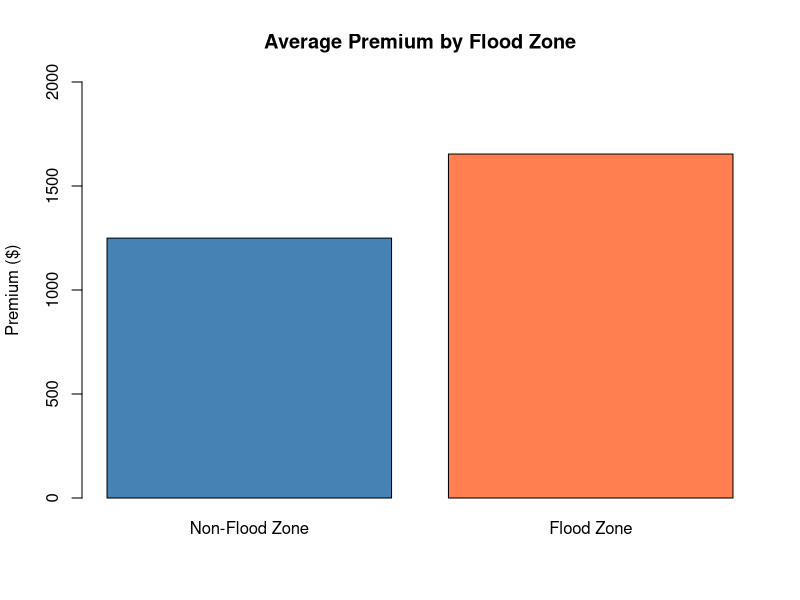
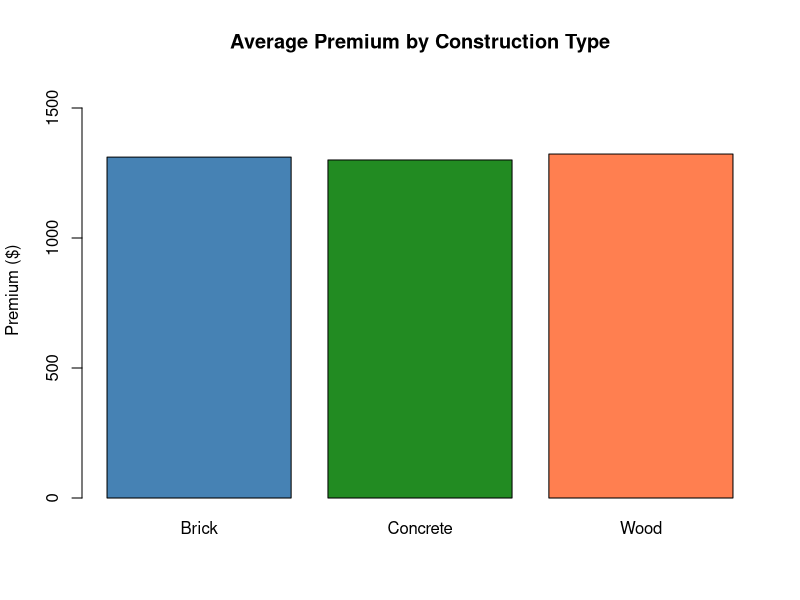
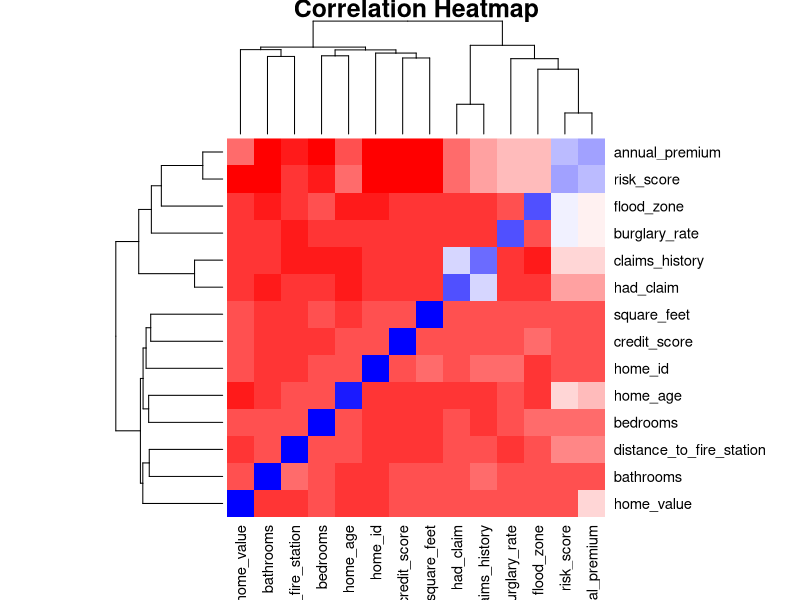
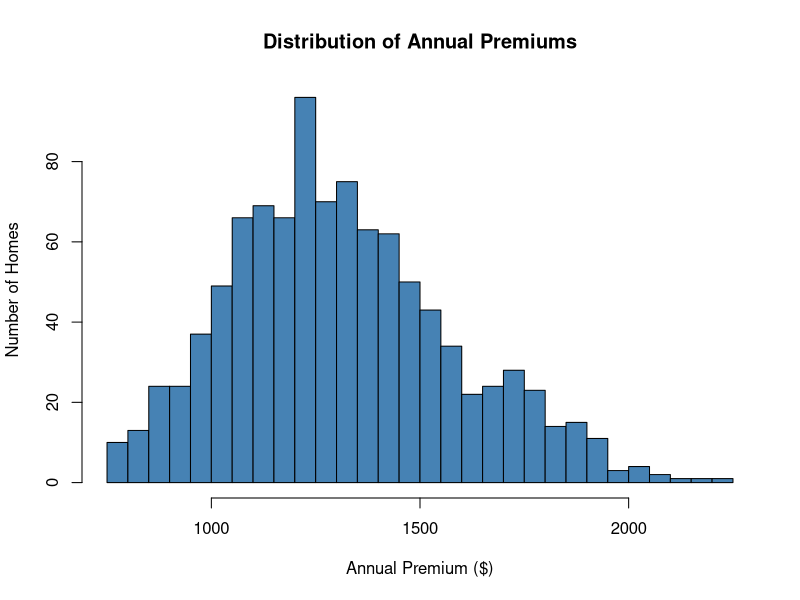
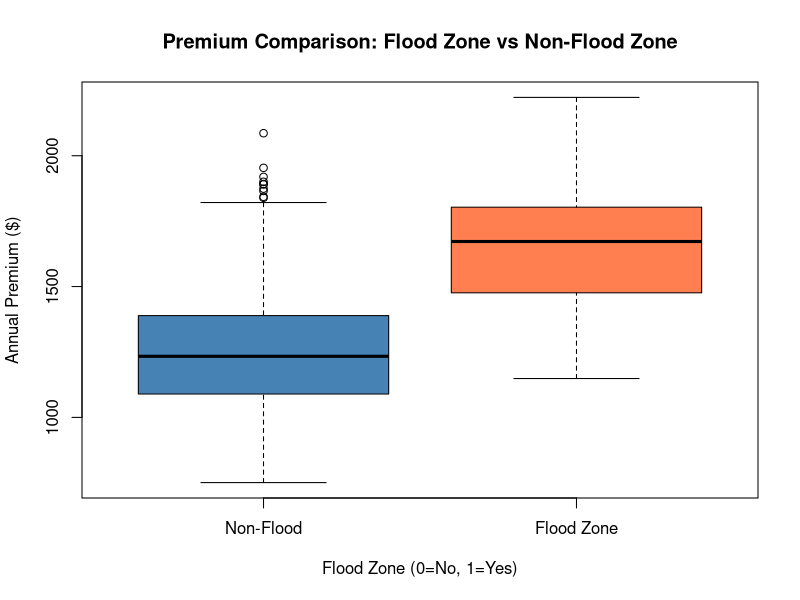
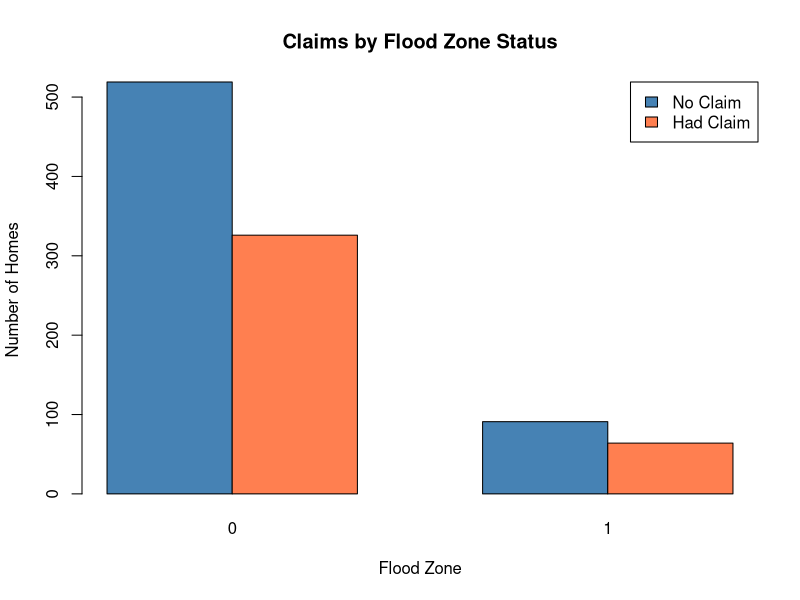
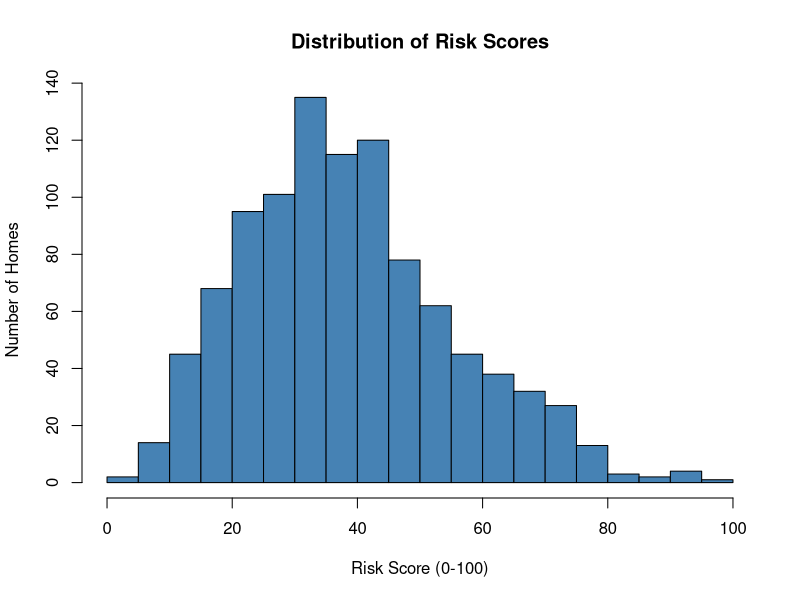
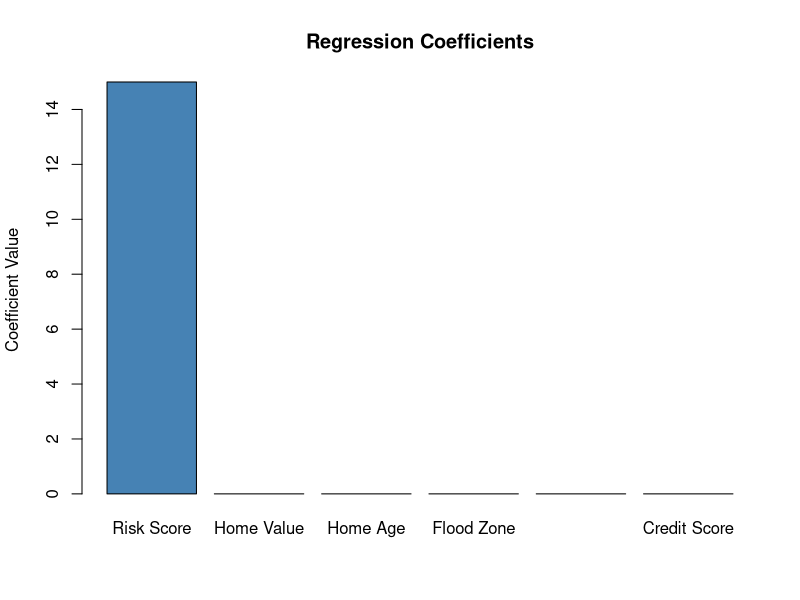

The R source for these figures, in order:
df <- read.csv("homeowner_insurance_data.csv")

flood_premium <- df$annual_premium[df$flood_zone == 1]
no_flood_premium <- df$annual_premium[df$flood_zone == 0]

png("ttest_bar_chart.png", width=800, height=600)
barplot(c(mean(no_flood_premium), mean(flood_premium)), 
        names.arg=c("Non-Flood Zone", "Flood Zone"), 
        main="Average Premium by Flood Zone", 
        ylab="Premium ($)", 
        col=c("steelblue", "coral"),
        ylim=c(0, 2000))
dev.off()

construction_means <- tapply(df$annual_premium, df$construction_type, mean)

png("anova_bar_chart.png", width=800, height=600)
barplot(construction_means, 
        main="Average Premium by Construction Type",
        ylab="Premium ($)", 
        col=c("steelblue", "forestgreen", "coral"),
        ylim=c(0, 1600))
dev.off()

png("correlation_heatmap.png", width=1000, height=900)
numeric_cols <- df[, sapply(df, is.numeric)]
cor_matrix <- cor(numeric_cols, use="complete.obs")
heatmap(cor_matrix, main="Correlation Heatmap", 
        col=colorRampPalette(c("red", "white", "blue"))(20))
dev.off()

png("premium_histogram.png", width=800, height=600)
hist(df$annual_premium, 
     main="Distribution of Annual Premiums",
     xlab="Annual Premium ($)", 
     ylab="Number of Homes",
     col="steelblue",
     border="black",
     breaks=30)
dev.off()

png("flood_comparison.png", width=800, height=600)
boxplot(annual_premium ~ flood_zone, data=df,
        main="Premium Comparison: Flood Zone vs Non-Flood Zone",
        xlab="Flood Zone (0=No, 1=Yes)",
        ylab="Annual Premium ($)",
        col=c("steelblue", "coral"),
        names=c("Non-Flood", "Flood Zone"))
dev.off()

contingency_table <- table(df$flood_zone, df$had_claim)

png("chi_square_chart.png", width=800, height=600)
barplot(t(contingency_table), beside=TRUE,
        main="Claims by Flood Zone Status",
        xlab="Flood Zone", ylab="Number of Homes",
        col=c("steelblue", "coral"),
        legend.text=c("No Claim", "Had Claim"),
        args.legend=list(x="topright"))
dev.off()

png("risk_score_distribution.png", width=800, height=600)
hist(df$risk_score, 
     main="Distribution of Risk Scores",
     xlab="Risk Score (0-100)", 
     ylab="Number of Homes",
     col="steelblue",
     border="black",
     breaks=30)
dev.off()

png("regression_coefficients.png", width=1000, height=600)
coef_data <- c(15.00, 0.0005, 0.00, 0.00, 0.00, 0.00)
names(coef_data) <- c("Risk Score", "Home Value", "Home Age", "Flood Zone", "Claims History", "Credit Score")
barplot(coef_data, main="Regression Coefficients", ylab="Coefficient Value", col="steelblue")
dev.off()

cat("Images created:\n")
cat("1. ttest_bar_chart.png\n")
cat("2. anova_bar_chart.png\n")
cat("3. correlation_heatmap.png\n")
cat("4. premium_histogram.png\n")
cat("5. flood_comparison.png\n")
cat("6. chi_square_chart.png\n")
cat("7. risk_score_distribution.png\n")
cat("8. regression_coefficients.png\n")
